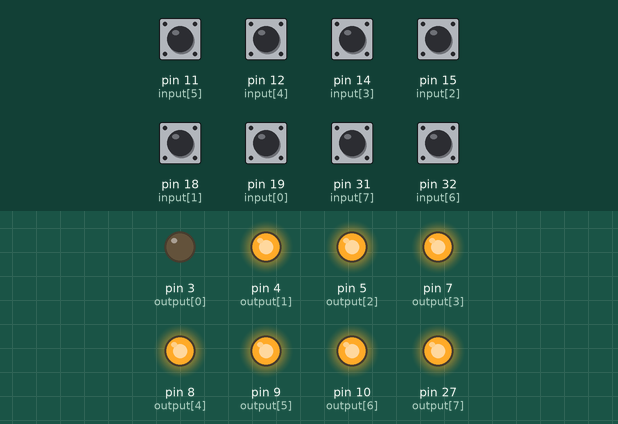
Simulated run of this sketch. Board: Arduino Mega 2560, built with avr-gcc and run on an emulated ATmega2560. On the bench: output pins drawn as LEDs (lit = HIGH). Inputs (shaded band) come from the test bench; at power-on: pin 11 (input[5]), pin 12 (input[4]), pin 14 (input[3]), pin 15 (input[2]), pin 18 (input[1]), pin 19 (input[0]), pin 31 (input[7]), pin 32 (input[6]) HIGH. What the sketch prints to the serial monitor is not drawn.

Above: at 1.2 s.
1.3 s: pin 11 (input[5]) pulled LOW for 0.15 s
At 2.6 s:
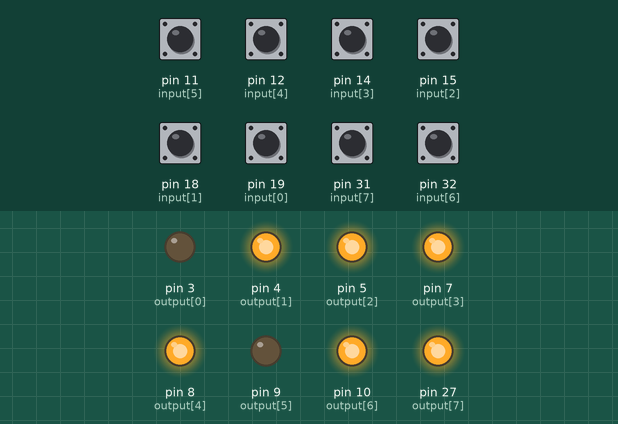
2.9 s: pin 12 (input[4]) pulled LOW for 0.15 s
At 4.1 s:
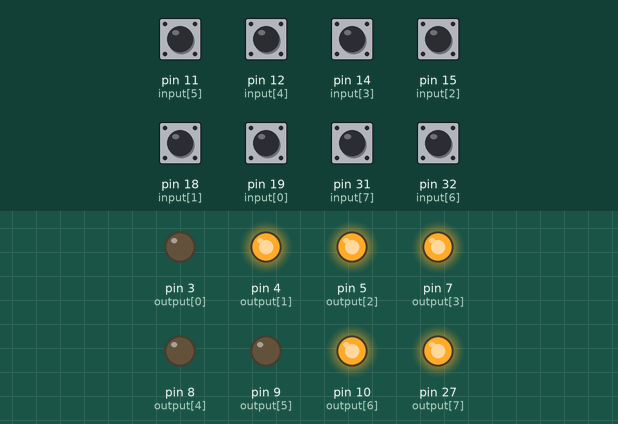
4.5 s: pin 14 (input[3]) pulled LOW for 0.15 s
At 5.3 s:
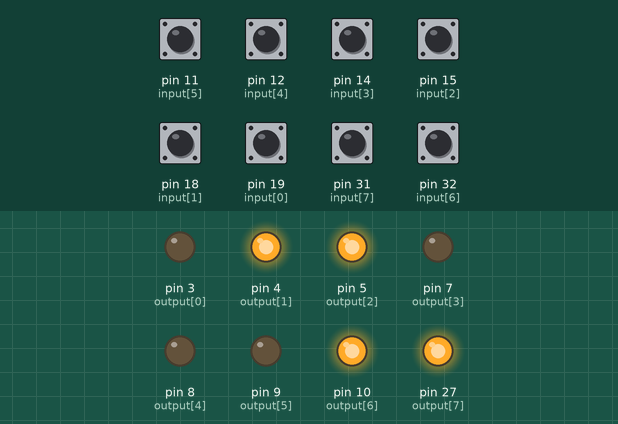
6.1 s: pin 15 (input[2]) pulled LOW for 0.15 s
At 6.5 s:
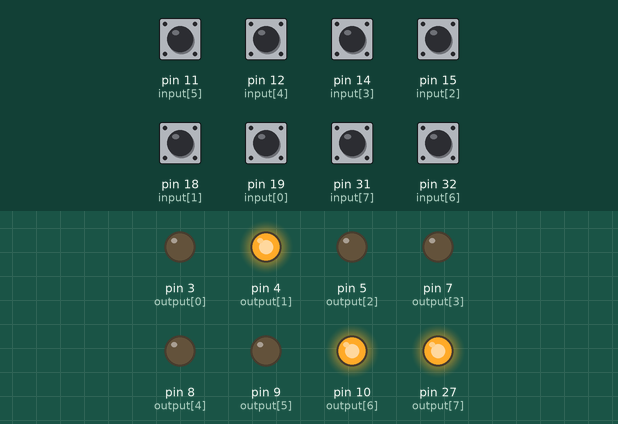
7.7 s: pin 18 (input[1]) pulled LOW for 0.15 s
At 8.9 s:
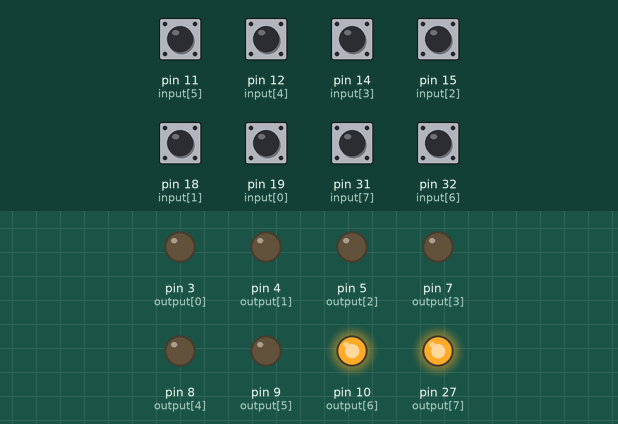
9.3 s: pin 19 (input[0]) pulled LOW for 0.15 s
At 10.2 s:
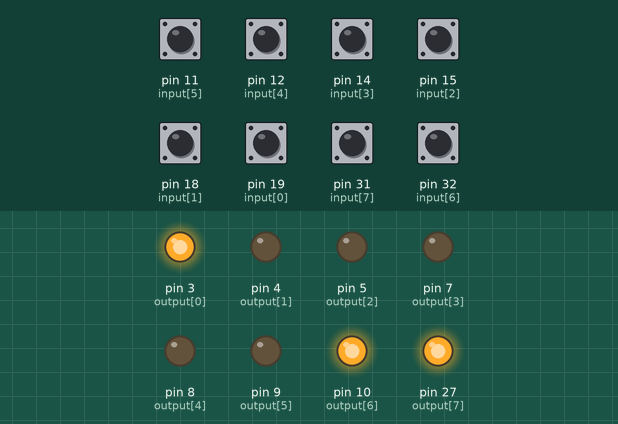
Timing chart, 0 to 11.9 s (numbered marks = the images above; inputs shaded):
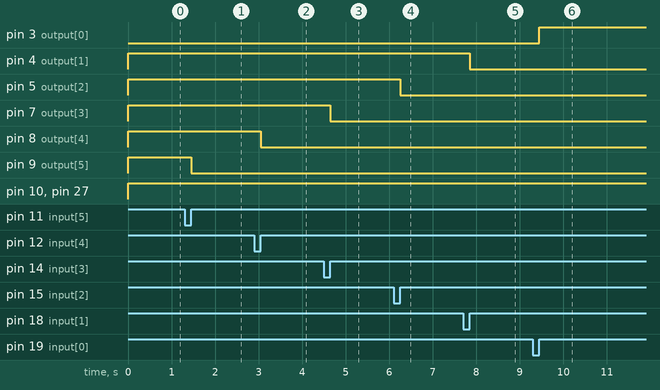

The sketch:

switch_control.ino
```cpp
#include "Button.h"

void setup()
{
  Serial.begin(115200);
  for(int i=0;i<8;i++){
  pinMode(input[i],INPUT_PULLUP);
  }
  for(int i=0;i<8;i++){
  pinMode(output[i],OUTPUT);
  }
}
void loop()
{
    for(int i=0;i<8;i++){
        int reading = digitalRead(input[i]);
        if (reading != lastButtonState[i]) {
            lastDebounceTime[i] = millis();
        }
        if ((millis() - lastDebounceTime[i]) > debounceDelay[i]) {
          if (reading != buttonState[i]) {
              buttonState[i] = reading;

              if (buttonState[i] == HIGH) {
                    flag[i]=flag[i]^1;
                    digitalWrite(output[i],flag[i]);
                    count[i]++;
                    Serial.print("pin:"+i);
                    Serial.print("have use ");
                    Serial.print(count[i]+"times");
                  }
                }
          }
        lastButtonState[i] = reading;
    }
}
```

Button.h
```cpp
#include <Energia.h>
const int input[8]={19,18,15,14,12,11,32,31};
const int output[8]={3,4,5,7,8,9,10,27};
int buttonState[8] = {HIGH};
int lastButtonState[8] = {HIGH};
long lastDebounceTime[8] = {HIGH};
long debounceDelay[8]={HIGH};
boolean flag[8]={0};
int count[8]={0};
```

Measured:
- after the input at 1.3 s, pin 9 (output[5]): HIGH → LOW after 0.15 s
- after the input at 2.9 s, pin 8 (output[4]): HIGH → LOW after 0.15 s
- after the input at 4.5 s, pin 7 (output[3]): HIGH → LOW after 0.15 s
- after the input at 6.1 s, pin 5 (output[2]): HIGH → LOW after 0.15 s
- after the input at 7.7 s, pin 4 (output[1]): HIGH → LOW after 0.15 s
- after the input at 9.3 s, pin 3 (output[0]): LOW → HIGH after 0.15 s
